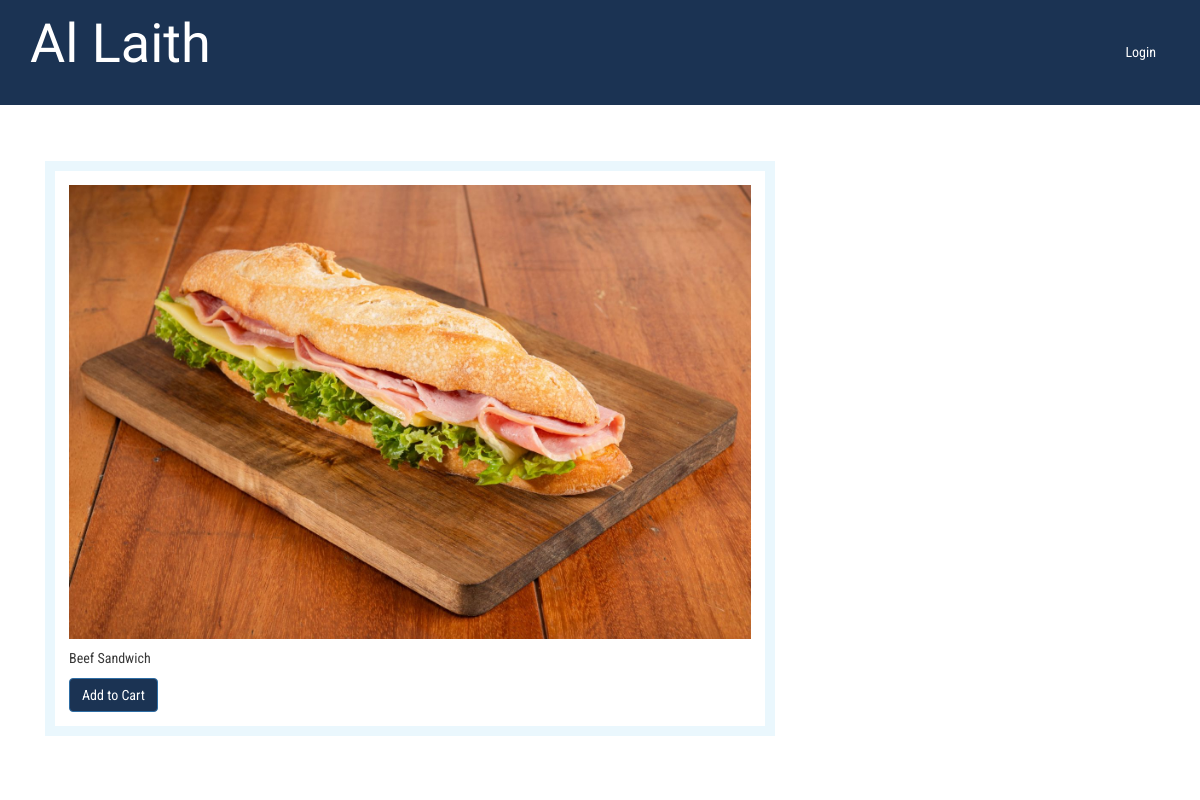
The page /dashboard/admin/foods/foodDetails/2/ on the database its author committed.
### hotel/models.py (models this page shows, shortened)
class Food(models.Model):
    disabled = 'Disabled'
    enabled = 'Enabled'
    STATUS = (
        (disabled, disabled),
        (enabled, enabled),
    )
    name = models.CharField(max_length=250)
    status = models.CharField(max_length=50, choices=STATUS)
    content_description = models.TextField()
    base_price = models.FloatField()
    sale_price = models.FloatField(default=base_price)
    image = models.FileField(blank=True, null =True)
    num_order = models.IntegerField(default=0)
    quantity_available = models.IntegerField()

### hotel/views.py (the view)
# urls.py: url(r'^dashboard/admin/foods/foodDetails/(?P<foodID>\d+)/$', views.food_details, name='food_details'),
def food_details(request, foodID):
    food = Food.objects.get(id=foodID)
    return render(request, 'user/single.html', {'food':food})

### hotel/templates/user/single.html (shortened to what this page needs)
{% load static %}
{% include "../includes/landing_top.html" %}
<body>
	<div  class="bg-img">
		{% include "../includes/banner1.html" %}
	</div>
	<div class="blog">
				<div class="container">
					<div class="col-md-8 blog-top-left-grid">
						<div class="left-blog left-single">
							<div class="blog-left">
								<div class="single-left-left">
									<img src="/media/{{food.image}}" alt="">
								</div>
								<div class="blog-left-bottom">
									<p>{{food.content_description}}</p>
								</div>
								<a href="{% url 'hotel:addTocart' food.id %}">
									<button class="btn btn-primary">Add to Cart</button>
								</a>
							</div>
						</div>
					</div>
				</div>
	</div>

### hotel/static/assets/css/custom.css (style rules this page uses)
body { font-size : 14px; background-color: white; }

### rows shown on the page
Food: image (picture), content_description "Beef Sandwich"
